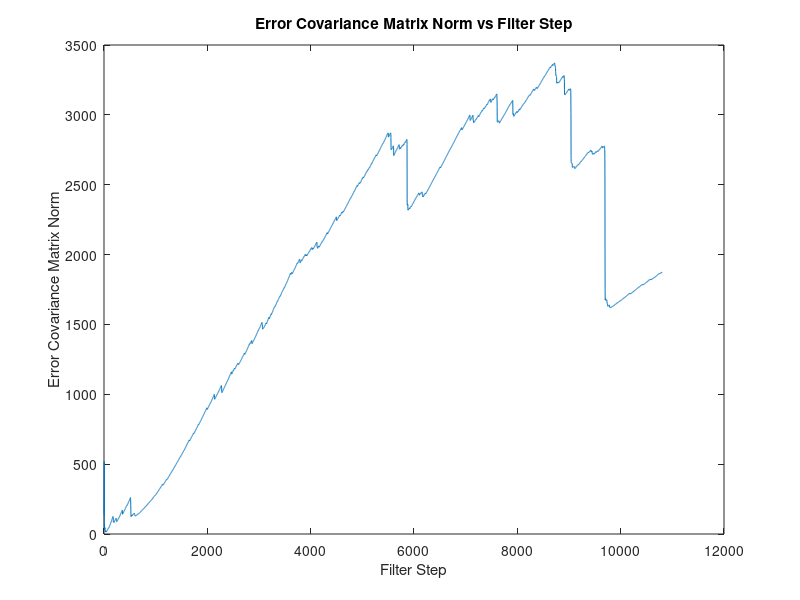
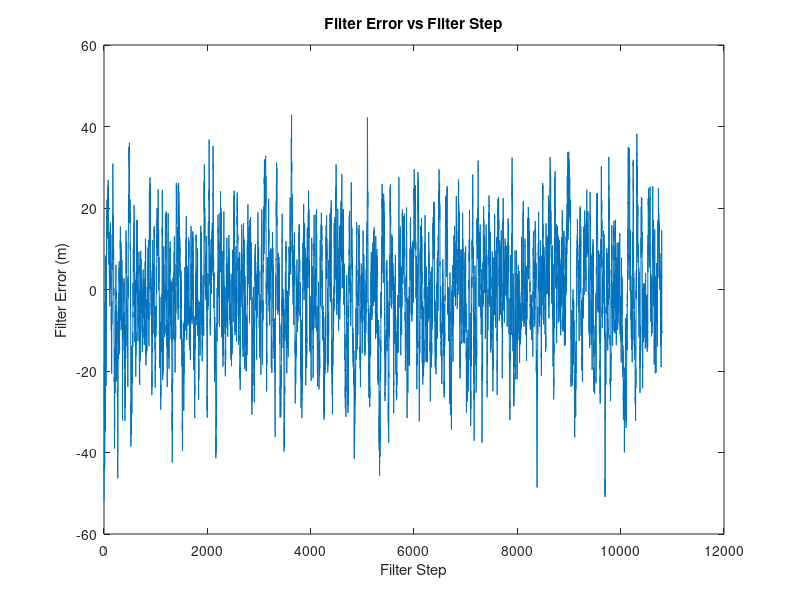
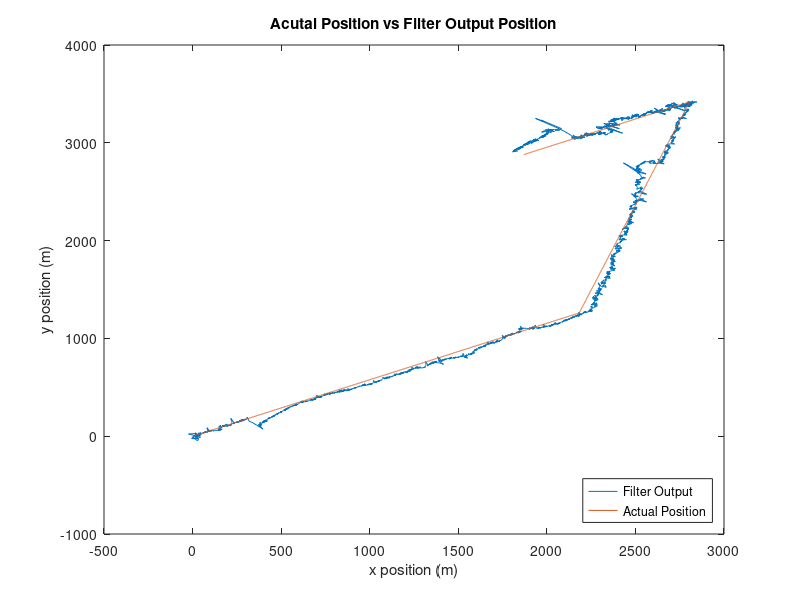

Reproduce these figures in MATLAB, in order.
clear variables;

%Define # of filter steps desired
steps=10800;

%Define time step size
dt=1;

%Initialize data matrix
data=zeros(23,steps);

avg=zeros(6,1);

%Define boundary conditions
x0_pos=0;
y0_pos=0;
stw=.50;
hdg=30;
set=.2;
drift=30;
x0_vel=stw*cosd(hdg)+set*cosd(drift);
y0_vel=stw*sind(hdg)+set*sind(drift);
sog=hypot(x0_vel,y0_vel);
cog=atan2d(y0_vel,x0_vel);

%Initialize estimated state vector
x_k_minus=[x0_pos;y0_pos;x0_vel;y0_vel;set*cosd(drift);set*sind(drift)];

%Compute Q, the covariance matrix for noise associated with the state vector
var_Q=.02^2;
G=[.5*(dt^2); .5*(dt^2);dt; dt;dt;dt];
Q=G*var_Q*G';

%Compute C, the linear transformation matrix for white noise
[U,T,V]=svd(Q);
S=sqrt(T);
C=U*S;

%Q with different sigma values
%var_Qp=.001^2;
%var_Qs=.001^2;
%Q=diag([var_Qp,var_Qp,var_Qs,var_Qs,var_Qs,var_Qs]);

%Compute R, the covariance matrix associated with measurement error
var_Rr=.02^2;
var_Ra=2^2;
R=diag([var_Rr,var_Ra]);

%Initialize state transition matrix
F=[1 0 0 0 dt 0;0 1 0 0 0 dt;0 0 0 0 1 0;0 0 0 0 0 1;0 0 0 0 1 0;0 0 0 0 0 1];

%Initialize error covariance matrix
var_P=10^2;
P_minus=diag([var_P,var_P,var_P,var_P,var_P,var_P]);

P_plus=P_minus;

%Initialize measurement vector
range_x=0;
range_y=0;
range=0;
azi=0;

z_k=[0;0];

%Initialize state vector
x_k_plus=x_k_minus;

jj=1;
for ii=1:steps
    
    if ii<=3600
        stw=.5;
        hdg=30;
    elseif ii<=7200
            stw=.5;
            hdg=90;
    else
        stw=.5;
        hdg=210;        
    end
    
    x_vel=stw*cosd(hdg)+set*cosd(drift);
    y_vel=stw*sind(hdg)+set*sind(drift);
    sog=hypot(x_vel,y_vel);
    cog=atan2d(y_vel,x_vel);
    
    %Calculate noisy estimate vector for next step
    u_k=[stw*dt*cosd(hdg);stw*dt*sind(hdg);stw*cosd(hdg);stw*sind(hdg);0;0];
    
    w_k=randn(6,1);
    %[V_Q,D_Q]=eig(Q);
    %[dq,indq] = sort(diag(D_Q),'descend');
    %D_Qs = D_Q(indq,indq);
    %V_Qs = V_Q(:,indq);
    
    %w_k=V_Qs*D_Qs*w_k;
    w_k=C*w_k;
    x_k_minus=F*x_k_plus+u_k+w_k;
    
    %Calculate error covariance matrix for next step
    P_minus=F*P_plus*F'+Q;
    
    
    data(1,ii)=x_k_minus(1,1);
    data(2,ii)=x_k_minus(2,1);
    data(3,ii)=x_k_minus(3,1);
    data(4,ii)=x_k_minus(4,1);
    data(5,ii)=x_k_minus(5,1);
    data(6,ii)=x_k_minus(6,1);
    
    %Calculate measurement mapping Jacobian 
    range_denom=1/hypot(x_k_minus(1,1),x_k_minus(2,1));
    range_dx=x_k_minus(1,1)*range_denom;
    range_dy=x_k_minus(2,1)*range_denom;
   
    %With velocity
    %cog_dx=-1*x_k_minus(4,1)/(x_k_minus(3,1)^2+x_k_minus(4,1)^2);
    %cog_dy=1/(x_k_minus(3,1)+(x_k_minus(4,1)^2/x_k_minus(3,1)));
    %H=[range_dx range_dy 0 0 0 0;0 0 cog_dx cog_dy 0 0];
    
    %With position
    cog_dx=-1*x_k_minus(2,1)/(x_k_minus(1,1)^2+x_k_minus(2,1)^2);
    cog_dy=1/(x_k_minus(1,1)+(x_k_minus(2,1)^2/x_k_minus(1,1)));
    H=[range_dx range_dy 0 0 0 0;cog_dx cog_dy 0 0 0 0];
    
    
    
    %Update Kalman Gain after estimate vector calculation
    K=(P_minus*H')/(H*P_minus*H'+R);
    s=H*P_minus*H'+R;
    %Calculate noisy measurement vector
    range_x=range_x+x_vel*dt;
    range_y=range_y+y_vel*dt;
    range=hypot(range_x,range_y);
    azi=atan2d(range_y,range_x);
    
    %sigma_R=.02*range;
    %if sigma_R<7
    %    var_Rr=sigma_R^2;
    %else
    %    var_Rr=7^2;
    %end
    var_Rr=7^2;
    var_Ra=2^2;
    R=diag([var_Rr,var_Ra]);
    v_k=randn(2,1);
    [V_R,D_R]=eig(R);
    [d,ind] = sort(diag(D_R),'descend');
    D_Rs = D_R(ind,ind);
    V_Rs = V_R(:,ind);
    
    v_k=V_Rs*D_Rs*v_k;
    z_k=[range;azi]+v_k;
            
    %Update state vector
    
    %With velocity
    %if x_k_minus(4,1)>0
    %    if x_k_minus(3,1)>0
    %        h_ang=atand(x_k_minus(4,1)/x_k_minus(3,1));
    %    else
    %        h_ang=180+atand(x_k_minus(4,1)/x_k_minus(3,1));
    %    end
    %else
    %    if x_k_minus(3,1)>0
    %        h_ang=atand(x_k_minus(4,1)/x_k_minus(3,1));
    %    else
    %        h_ang=180+atand(x_k_minus(4,1)/x_k_minus(3,1));
    %    end
    %end
    
    %With position
    %if x_k_minus(2,1)>0
    %    if x_k_minus(1,1)>0
    %        h_ang=atand(x_k_minus(2,1)/x_k_minus(1,1));
    %    else
    %        h_ang=180+atand(x_k_minus(2,1)/x_k_minus(1,1));
    %    end
    %else
    %    if x_k_minus(1,1)>0
    %        h_ang=atand(x_k_minus(2,1)/x_k_minus(1,1));
    %    else
    %        h_ang=180+atand(x_k_minus(2,1)/x_k_minus(1,1));
    %    end
    %end
    
    %With atan2d
    h_ang=atan2d(x_k_minus(2,1),x_k_minus(1,1));
    
    h=[hypot(x_k_minus(1,1),x_k_minus(2,1));h_ang];
    x_k_plus=x_k_minus+K*(z_k-h);
    nu=z_k-h;
    %if jj<= 50
    %    remain = mod(ii,60);
    %    if remain == 0
    %        x_k_plus(1,1)=ii*sog*dt*cosd(cog);
    %        x_k_plus(2,1)=ii*sog*dt*sind(cog);
    %        jj=jj+1;
    %    end
    %end
    
            
    
    %Update error covariance matrix with new Kalman Gain
    %P_plus=(eye(4)-K*H)*P_minus;
    
    %Joseph stabilized equation
    P_plus=(eye(6)-K*H)*P_minus*(eye(6)-K*H)'+K*R*K';
    
    remain=mod(ii,300);
    %if remain==0
    %    x_k_plus(3,1)=mean(data(9,:));
    %    x_k_plus(4,1)=mean(data(10,:));
    %    x_k_plus(5,1)=mean(data(11,:));
     %   x_k_plus(6,1)=mean(data(12,:));
    %end
    
    data(7,ii)=x_k_plus(1,1);
    data(8,ii)=x_k_plus(2,1);
    data(9,ii)=x_k_plus(3,1);
    data(10,ii)=x_k_plus(4,1);
    data(11,ii)=x_k_plus(5,1);
    data(12,ii)=x_k_plus(6,1);
    data(13,ii)=hypot(x_k_plus(3,1),x_k_plus(4,1));
    data(14,ii)=atand(x_k_plus(4,1)/x_k_plus(3,1));
    data(15,ii)=range_x;
    data(16,ii)=range_y;
    data(17,ii)=norm(P_plus);
    data(18,ii)=range-hypot(x_k_plus(1,1),x_k_plus(2,1));
    data(19,ii)=cog-atan2d(x_k_plus(2,1),x_k_plus(1,1));
    data(20,ii)=s(1,1);
    data(21,ii)=s(2,1);
    data(22,ii)=nu(1,1);
    data(23,ii)=nu(2,1);
    
    
    
end
avg(1,1)=mean(data(9,:));
avg(2,1)=mean(data(10,:));
avg(3,1)=atan2d(mean(data(10,:)),mean(data(9,:)));
avg(4,1)=mean(data(11,:));
avg(5,1)=mean(data(12,:));
avg(6,1)=atan2d(mean(data(12,:)),mean(data(11,:)));

figure
plot(1:steps,data(17,1:steps))
title('Error Covariance Matrix Norm vs Filter Step')
xlabel('Filter Step')
ylabel('Error Covariance Matrix Norm')

figure
plot(1:steps,data(18,:))
%axis([0 steps -5 5])
title('Filter Error vs Filter Step')
xlabel('Filter Step')
ylabel('Filter Error (m)')

figure
plot(data(7,:),data(8,:),data(15,:),data(16,:))
title('Acutal Position vs Filter Output Position')
xlabel('x position (m)')
ylabel('y position (m)')
legend('Filter Output','Actual Position','location','southeast')
